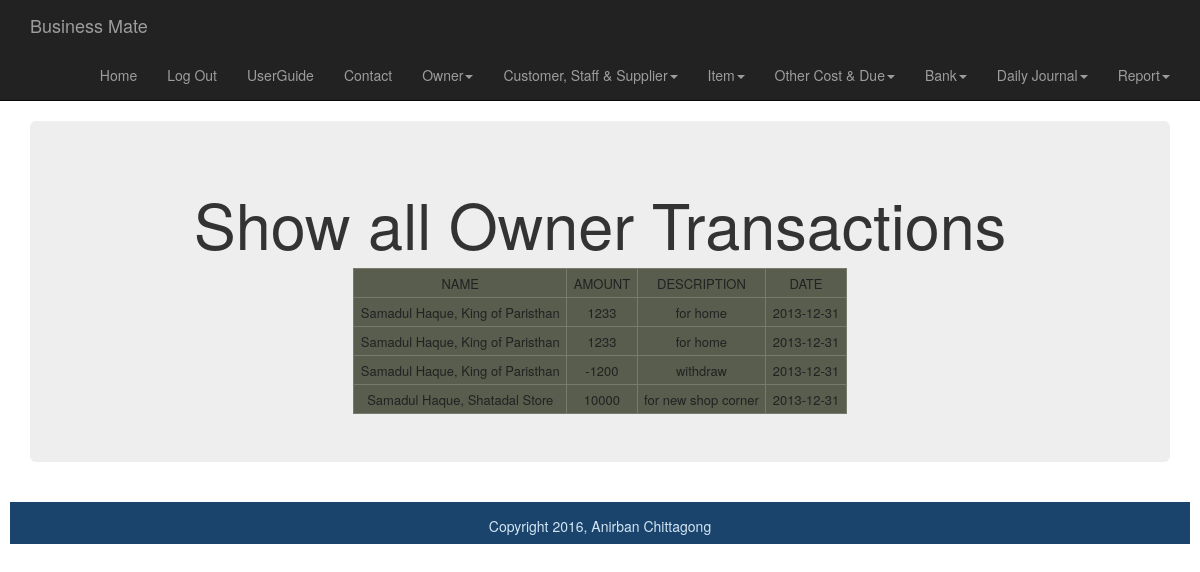
Page /smart_shop/owner_section/searchownertransactions.php (signed in) on the committed database.
### tables this page shows
CREATE TABLE IF NOT EXISTS `owner_history` (
  `id` int(11) NOT NULL AUTO_INCREMENT,
  `owner_id` int(11) NOT NULL,
  `amount` float NOT NULL,
  `description` varchar(200) NOT NULL,
  `date` date NOT NULL,
  `userId` int(11) NOT NULL,
  PRIMARY KEY (`id`)
);

CREATE TABLE IF NOT EXISTS `owner` (
  `id` int(11) NOT NULL AUTO_INCREMENT,
  `name` varchar(200) NOT NULL,
  `percentage` float NOT NULL,
  `store_id` int(11) NOT NULL,
  `userId` int(11) NOT NULL,
  PRIMARY KEY (`id`),
  KEY `store_id` (`store_id`)
);

### smart_shop/dbGeneralFunctions.php (called while the page is built, shortened)
<?php
	function get_owner_by_id($id) {
		$connection =mysql_connect(DB_SERVER,DB_USER,DB_PASS);
		 $db_select=mysql_select_db(DB_NAME,$connection);
		 $user_id=$_SESSION['userId'];
		$query = "SELECT *
				FROM owner WHERE userId = {$user_id} AND id = {$id}";
		$owner_set = mysql_query($query, $connection);
		return $owner_set;
	}
?>

### smart_shop/owner_section/searchownertransactions.php (the view, shortened to what this page needs)
<?php include("..\dbGeneralFunctions.php"); ?>
<?php
$connection =mysql_connect(DB_SERVER,DB_USER,DB_PASS);
?><?php include("../includes/header.php"); ?>
	<div class="container">
		<div class="jumbotron">
		<h1>Show all Owner Transactions</h1>
		<table>
				<?php
				$user_id=$_SESSION['userId'];
				$result =mysql_query("SELECT * FROM owner_history WHERE userId = {$user_id}",$connection);
				  if( mysql_num_rows($result)>0)
				{
				echo "<tr><td>"."NAME"."</td><td>"."AMOUNT"."</td><td>"."DESCRIPTION"."</td><td>"."DATE"."</td></tr>";
				while($row=mysql_fetch_array($result)){
					$owner_set=get_owner_by_id($row["owner_id"]);
				$owner= mysql_fetch_array($owner_set);
					echo "<tr><td>".$owner["name"]."</td><td>".$row["amount"]."</td><td>".$row["description"]."</td><td>".$row["date"]."</td></tr>";
				}
				}
				else {
					echo "Sorry, no data yet.";
				 }
				?>
		</table>
    </div>
	</div>
	<div id="footer">Copyright 2016, Anirban Chittagong</div>
	</body>
</html>

### smart_shop/css/styles.css (style rules this page uses)
table, tr, td { border: 1px solid #787A6B; margin:0 auto; font-size: 13px; line-height: 15px; padding: 0.5em; background:#585D4E; color:#222; text-align:center; }
.jumbotron { text-align:center; }
#footer { height: 3em; margin: 10px; padding: 1em; text-align: center; background: #1A446C; color: #D4E6F4; clear:both; }

### rows in the picture
owner_history: owner.name "Samadul Haque, King of Paristhan", amount "1233", description "for home", date "2013-12-31"
owner_history: owner.name "Samadul Haque, King of Paristhan", amount "1233", description "for home", date "2013-12-31"
owner_history: owner.name "Samadul Haque, King of Paristhan", amount "-1200", description "withdraw", date "2013-12-31"
owner_history: owner.name "Samadul Haque, Shatadal Store", amount "10000", description "for new shop corner", date "2013-12-31"
